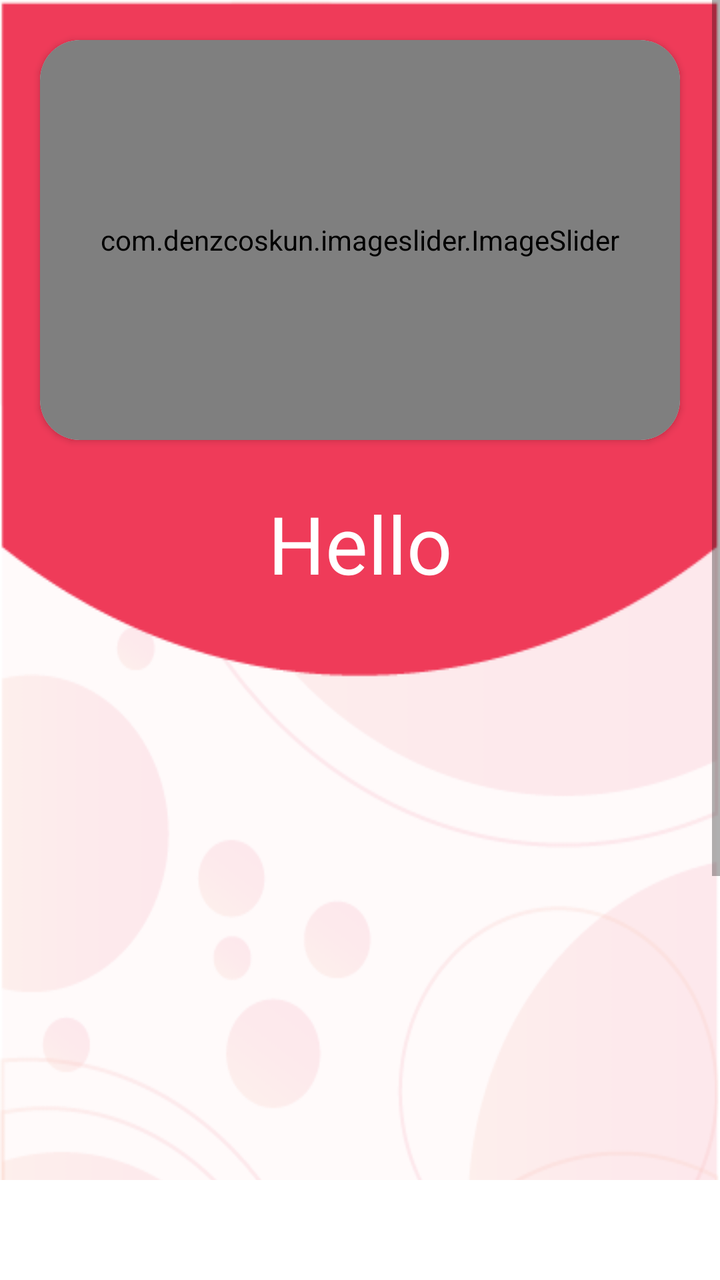
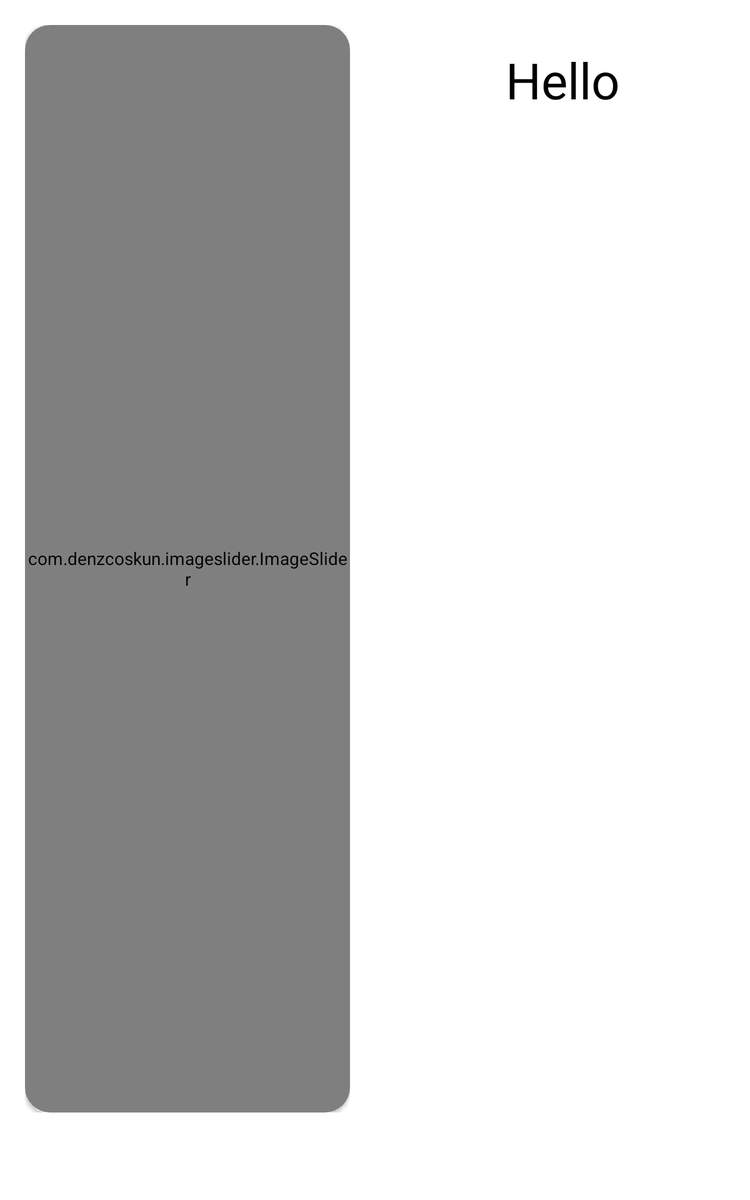

The same Android screen from two of the app's own layout files: first res/layout/ as a phone draws it, then the repository's variant for another configuration, drawn on a device whose configuration selects that folder. Both files follow.
<!-- AndroidManifest.xml: application theme Theme.Food_App_v03 -->
<!-- res/layout/fragment_home.xml -->
<?xml version="1.0" encoding="utf-8"?>
<FrameLayout xmlns:android="http://schemas.android.com/apk/res/android"
    xmlns:app="http://schemas.android.com/apk/res-auto"
    xmlns:tools="http://schemas.android.com/tools"
    android:layout_width="match_parent"
    android:layout_height="match_parent"
    android:layout_marginBottom="50dp"
    tools:context=".HomeFragment">

    <ScrollView
        android:layout_width="match_parent"
        android:layout_height="match_parent">

        <LinearLayout
            android:layout_width="match_parent"
            android:layout_height="match_parent"
            android:orientation="vertical"
            android:background="@drawable/home2_bg">

            <androidx.cardview.widget.CardView
                android:layout_width="match_parent"
                android:layout_height="wrap_content"
                android:layout_margin="20dp"
                app:cardCornerRadius="20dp">
                <LinearLayout
                    android:layout_width="match_parent"
                    android:layout_height="wrap_content">
                    <com.denzcoskun.imageslider.ImageSlider
                        android:id="@+id/imageSlider"
                        android:layout_width="match_parent"
                        android:layout_height="200dp"
                        app:iss_period="1000"
                        app:iss_auto_cycle="true"
                        app:iss_corner_radius="40"
                        app:iss_delay="100"
                        app:iss_title_background="@drawable/gradient">
                    </com.denzcoskun.imageslider.ImageSlider>
                </LinearLayout>
            </androidx.cardview.widget.CardView>

            <TextView
                android:id="@+id/welcome_msg"
                android:layout_width="match_parent"
                android:layout_height="wrap_content"
                android:gravity="center"
                android:text="Hello"
                android:textColor="@color/white"
                android:textAlignment="center"
                android:textSize="40dp"
                tools:layout_editor_absoluteX="319dp"
                tools:layout_editor_absoluteY="540dp"
                android:padding="5dp"/>

            <androidx.recyclerview.widget.RecyclerView
                android:id="@+id/home_rcv"
                android:layout_width="match_parent"
                android:layout_height="0dp"
                android:layout_weight="7"
                tools:layout_editor_absoluteY="657dp"
                android:layout_margin="20dp"/>
        </LinearLayout>
    </ScrollView>

</FrameLayout>
<!-- resources referenced by this layout -->
<resources>
  <color name="white">#FFFFFFFF</color>
  <!-- drawable home2_bg: png bitmap (drawable-v24, 37236 bytes) -->
  <style name="Theme.Food_App_v03" parent="Theme.MaterialComponents.DayNight.NoActionBar">
          
          <item name="colorPrimary">@color/bright_pink</item>
          <item name="colorPrimaryVariant">@color/purple_700</item>
          <item name="colorOnPrimary">@color/white</item>
          
          <item name="colorSecondary">@color/teal_200</item>
          <item name="colorSecondaryVariant">@color/teal_700</item>
          <item name="colorOnSecondary">@color/black</item>
          
          <item name="android:statusBarColor" tools:targetApi="l">@color/black</item>
          
      </style>
  <color name="purple_700">#FF3700B3</color>
  <color name="teal_200">#FF03DAC5</color>
  <color name="teal_700">#FF018786</color>
  <color name="black">#FF000000</color>
</resources>
<!-- res/layout-sw600dp/fragment_home.xml (the repository's variant of the layout above) -->
<!-- drawn on a 7-inch tablet held upright -->
<?xml version="1.0" encoding="utf-8"?>
<FrameLayout xmlns:android="http://schemas.android.com/apk/res/android"
    xmlns:app="http://schemas.android.com/apk/res-auto"
    xmlns:tools="http://schemas.android.com/tools"
    android:layout_width="match_parent"
    android:layout_height="match_parent"
    android:layout_marginBottom="50dp"
    tools:context=".HomeFragment"
    android:background="@drawable/home_bg">

    <LinearLayout
        android:layout_width="match_parent"
        android:layout_height="match_parent">

        <androidx.constraintlayout.widget.ConstraintLayout
            android:layout_width="0dp"
            android:layout_height="match_parent"
            android:padding="20dp"
            android:layout_weight="1">

            <androidx.cardview.widget.CardView
                android:id="@+id/cardView2"
                android:layout_width="match_parent"
                android:layout_height="match_parent"
                app:cardCornerRadius="20dp"
                app:layout_constraintBottom_toBottomOf="parent"
                app:layout_constraintStart_toStartOf="parent"
                app:layout_constraintTop_toTopOf="parent"
                app:layout_constraintEnd_toEndOf="parent">

                <LinearLayout
                    android:layout_width="match_parent"
                    android:layout_height="match_parent">

                    <com.denzcoskun.imageslider.ImageSlider
                        android:id="@+id/imageSlider"
                        android:layout_width="match_parent"
                        android:layout_height="match_parent"
                        app:iss_auto_cycle="true"
                        app:iss_corner_radius="40"
                        app:iss_delay="100"
                        app:iss_period="1000"
                        app:iss_title_background="@drawable/gradient" />
                </LinearLayout>
            </androidx.cardview.widget.CardView>

        </androidx.constraintlayout.widget.ConstraintLayout>

        <androidx.constraintlayout.widget.ConstraintLayout
            android:layout_width="0dp"
            android:layout_height="match_parent"
            android:layout_weight="1">

            <TextView
                android:id="@+id/welcome_msg"
                android:layout_width="0dp"
                android:layout_height="wrap_content"
                android:layout_marginTop="32dp"
                android:gravity="center"
                android:padding="5dp"
                android:text="Hello"
                android:textAlignment="center"
                android:textColor="@color/black"
                android:textSize="40dp"
                app:layout_constraintEnd_toEndOf="parent"
                app:layout_constraintStart_toStartOf="parent"
                app:layout_constraintTop_toTopOf="parent" />

            <androidx.recyclerview.widget.RecyclerView
                android:id="@+id/home_rcv"
                android:layout_width="0dp"
                android:layout_height="0dp"
                android:layout_margin="20dp"
                android:layout_marginTop="24dp"
                android:layout_weight="7"
                app:layout_constraintBottom_toBottomOf="parent"
                app:layout_constraintEnd_toEndOf="parent"
                app:layout_constraintStart_toStartOf="parent"
                app:layout_constraintTop_toBottomOf="@+id/welcome_msg" />

        </androidx.constraintlayout.widget.ConstraintLayout>

    </LinearLayout>
</FrameLayout>
<!-- resources referenced by the variant -->
<!-- as a 7-inch tablet held upright resolves them -->
<resources>
  <color name="black">#FF000000</color>
  <style name="Theme.Food_App_v03" parent="Theme.MaterialComponents.DayNight.NoActionBar">
          
          <item name="colorPrimary">@color/bright_pink</item>
          <item name="colorPrimaryVariant">@color/purple_700</item>
          <item name="colorOnPrimary">@color/white</item>
          
          <item name="colorSecondary">@color/teal_200</item>
          <item name="colorSecondaryVariant">@color/teal_700</item>
          <item name="colorOnSecondary">@color/black</item>
          
          <item name="android:statusBarColor" tools:targetApi="l">@color/black</item>
          
      </style>
  <color name="purple_700">#FF3700B3</color>
  <color name="white">#FFFFFFFF</color>
  <color name="teal_200">#FF03DAC5</color>
  <color name="teal_700">#FF018786</color>
</resources>
